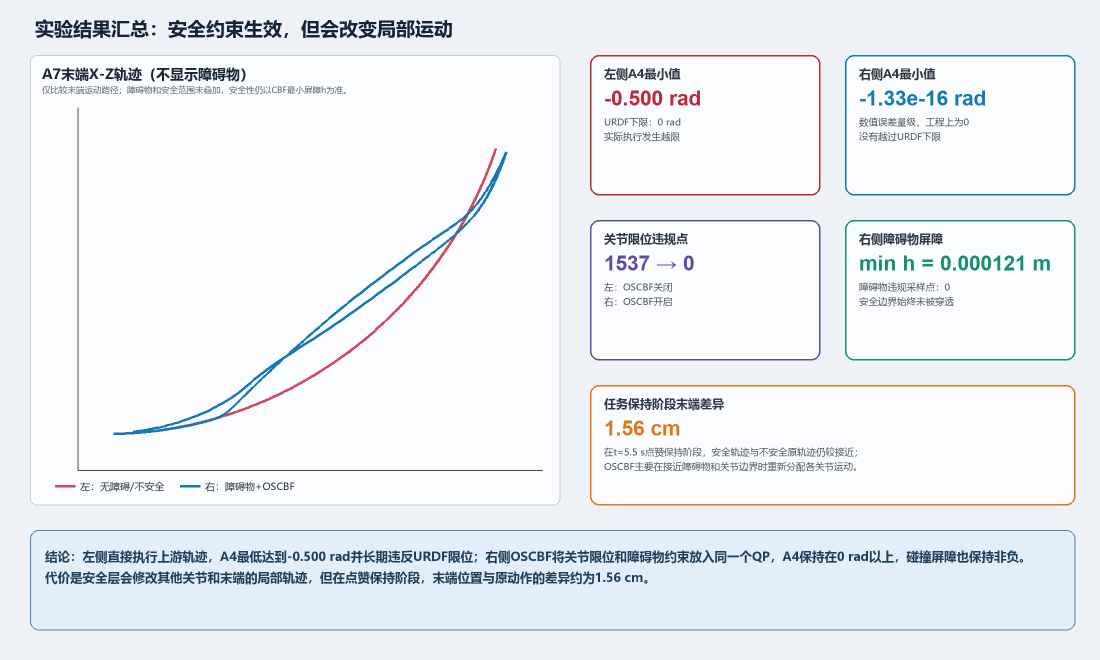
#> input picture thumbs_up_oscbf/oscbf/outputs/a4_joint_limit_comparison/result_figures/04_末端轨迹与结果汇总.png, 2200 x 1320 px (shown at 1/2 size)
$ python combine_result_figures.py
#> lines starting #> are read from the running program, lines starting #| are printed output that depends on the picture
from pathlib import Path

from PIL import Image, ImageDraw


ROOT = Path(__file__).resolve().parent
FIGURE_DIR = ROOT / "outputs" / "a4_joint_limit_comparison" / "result_figures"
TOP = FIGURE_DIR / "04_末端轨迹与结果汇总.png"
BOTTOM = FIGURE_DIR / "05_带障碍物场景_A4关节轨迹.png"
OUTPUT = FIGURE_DIR / "06_末端轨迹与A4关节轨迹_拼接图.png"
GAP = 36


top = Image.open(TOP).convert("RGB")
#> top is the input picture: PIL image 2200x1320 RGB; mean R, G, B 234.3, 238.8, 244.2
bottom = Image.open(BOTTOM).convert("RGB")
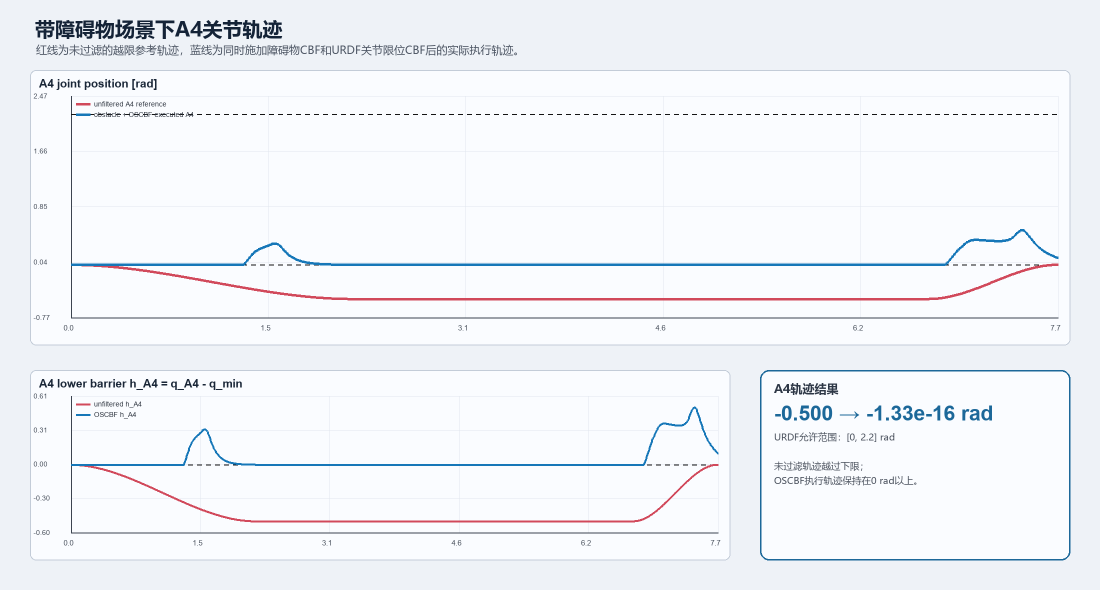
#> input picture thumbs_up_oscbf/oscbf/outputs/a4_joint_limit_comparison/result_figures/05_带障碍物场景_A4关节轨迹.png, 2200 x 1180 px (shown at 1/2 size)
#> bottom is the input picture: PIL image 2200x1180 RGB; mean R, G, B 240.9, 243.6, 248.1
if top.width != bottom.width:
    raise RuntimeError(f"Figure widths differ: {top.width} vs {bottom.width}")

canvas = Image.new("RGB", (top.width, top.height + GAP + bottom.height), (224, 230, 238))
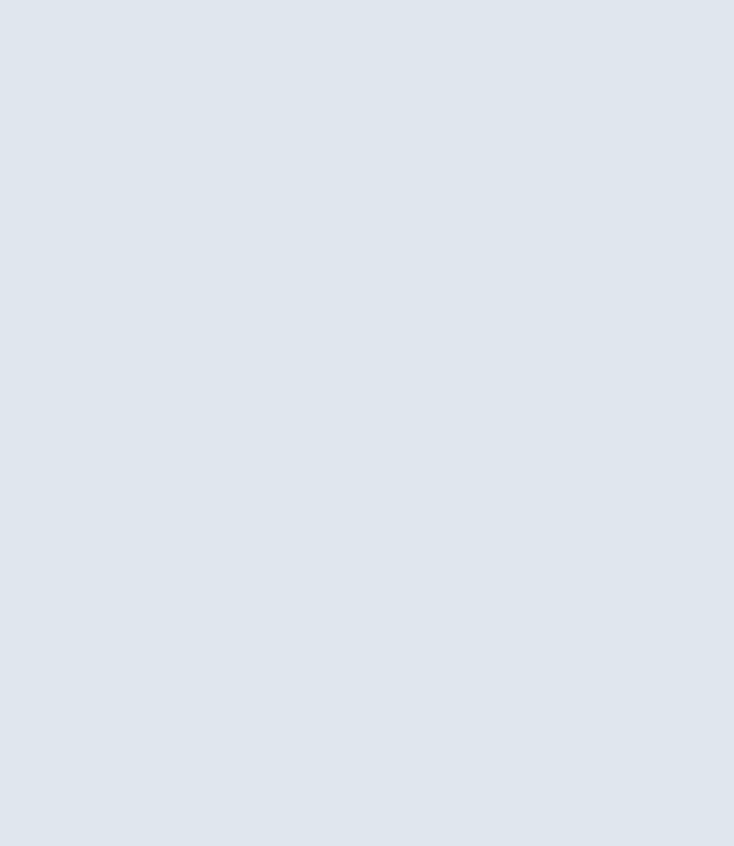
#> canvas: PIL image 2200x2536 RGB (shown at 1/3 size); mean R, G, B 224, 230, 238
canvas.paste(top, (0, 0))
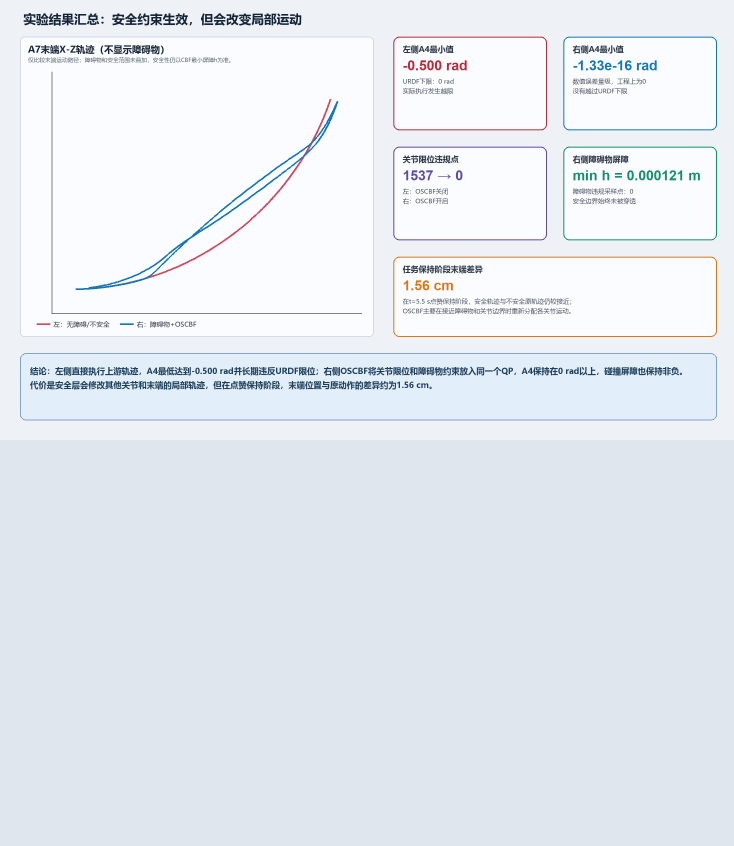
#> canvas: PIL image 2200x2536 RGB (shown at 1/3 size); mean R, G, B 229.4, 234.6, 241.2
canvas.paste(bottom, (0, top.height + GAP))
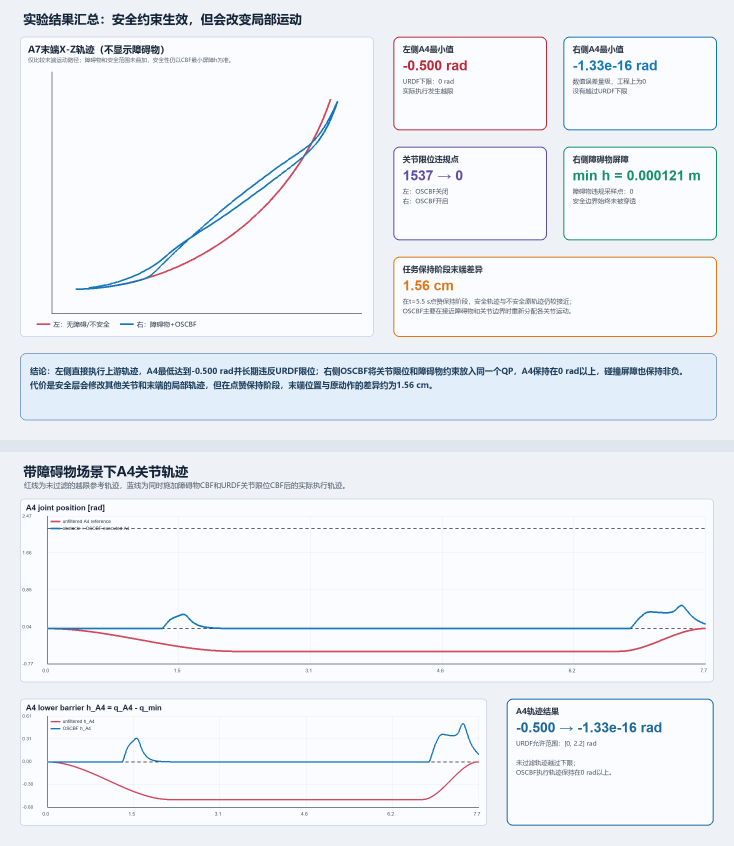
#> canvas: PIL image 2200x2536 RGB (shown at 1/3 size); mean R, G, B 237.2, 240.9, 245.9
draw = ImageDraw.Draw(canvas)
separator_y = top.height + GAP // 2
#> separator_y = 1338
draw.line((70, separator_y, top.width - 70, separator_y), fill=(145, 157, 173), width=3)
canvas.save(OUTPUT, optimize=True)

print({"output": str(OUTPUT), "size": canvas.size})
#| {'output': 'thumbs_up_oscbf/oscbf/outputs/a4_joint_limit_comparison/result_figures/06_末端轨迹与A4关节轨迹_拼接图.png', 'size': (2200, 2536)}
